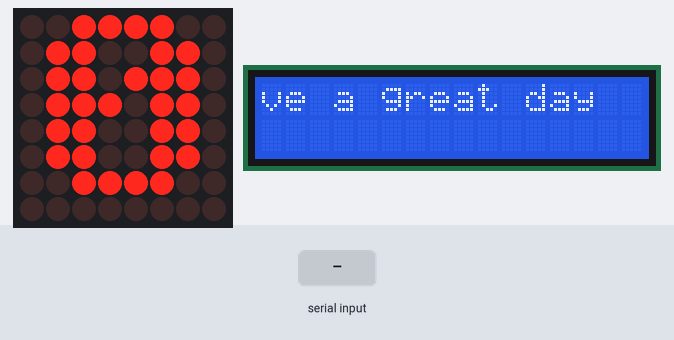
Bench run of a sketch on a simulated Arduino Uno, built with avr-gcc and run on an emulated ATmega328P. Shown: 8×8 LED matrix, 16×2 character LCD. Wiring (inferred from the names in the program): LED matrix (orientation assumed): rows pin 2, pin 7, A3, pin 5, pin 13, A2, pin 12, A0; columns pin 6, pin 11, pin 10, pin 3, A1, pin 4, pin 8, pin 9. The inputs (shaded band) are chosen by the test bench.

Above: at 1.2 s.
1.3 s: "90,45\n" received over Serial
At 2.1 s:
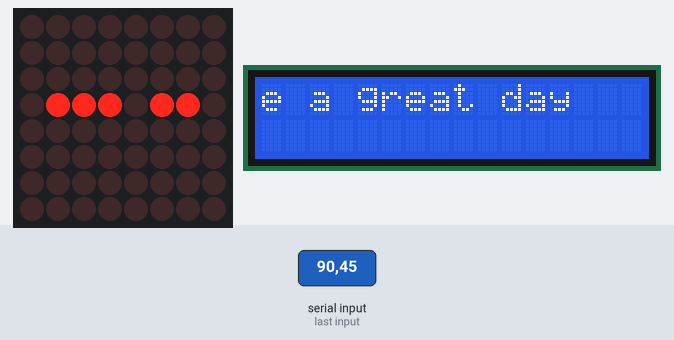
3.8 s: "30,150\n" received over Serial
At 4.4 s:
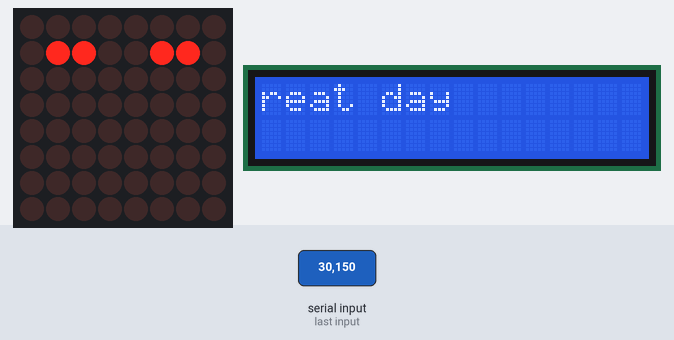
6.3 s: "5\n" received over Serial
At 7.1 s:
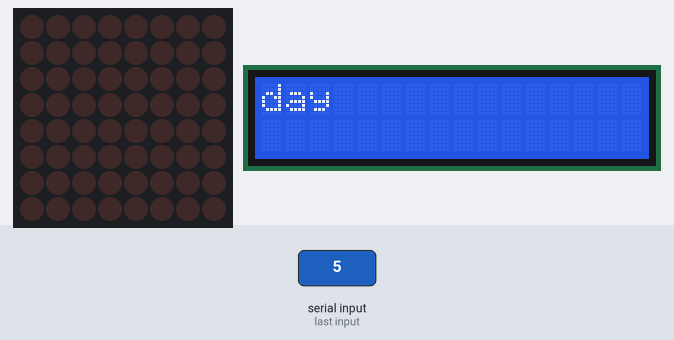
9.1 s: "90\n" received over Serial
At 9.6 s:
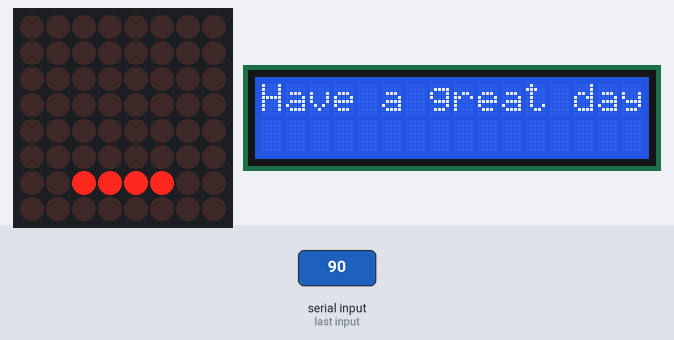
12.1 s: "200\n" received over Serial
At 12.9 s:
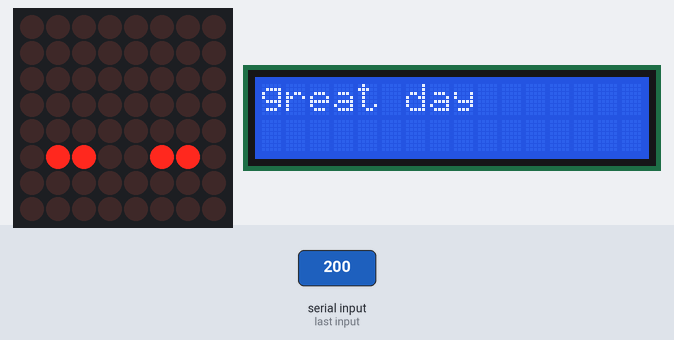
14.6 s: "30,150\n" received over Serial
At 15.0 s:
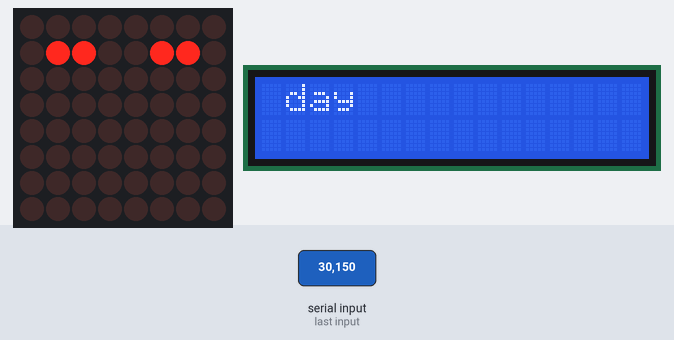

The sketch:

slave.ino
```cpp
#include <Wire.h>
#include <LiquidCrystal_I2C.h>
//#include <DHT.h>

// LCD
LiquidCrystal_I2C lcd(0x27, 16, 2);
String scrollText = "Have a great day   ";
int scrollIndex = 0;
unsigned long lastScroll = 0;

// DHT
//#define DHTPIN 1
//#define DHTTYPE DHT11
//DHT dht(DHTPIN, DHTTYPE);

// 8x8 Dot Matrix
int rows[8] = {2, 7, A3, 5, 13, A2, 12, A0};
int cols[8] = {6, 11, 10, 3, A1, 4, 8, 9};

const byte digitPatterns[10][8] = {
  {0x3C, 0x66, 0x6E, 0x76, 0x66, 0x66, 0x3C, 0x00},
  {0x18, 0x38, 0x18, 0x18, 0x18, 0x18, 0x3C, 0x00},
  {0x3C, 0x66, 0x06, 0x0C, 0x30, 0x60, 0x7E, 0x00},
  {0x3C, 0x66, 0x06, 0x1C, 0x06, 0x66, 0x3C, 0x00},
  {0x0C, 0x1C, 0x3C, 0x6C, 0x7E, 0x0C, 0x0C, 0x00},
  {0x7E, 0x60, 0x7C, 0x06, 0x06, 0x66, 0x3C, 0x00},
  {0x1C, 0x30, 0x60, 0x7C, 0x66, 0x66, 0x3C, 0x00},
  {0x7E, 0x06, 0x0C, 0x18, 0x30, 0x30, 0x30, 0x00},
  {0x3C, 0x66, 0x66, 0x3C, 0x66, 0x66, 0x3C, 0x00},
  {0x3C, 0x66, 0x66, 0x3E, 0x06, 0x0C, 0x38, 0x00}
};

int countdown = 0;
int currentRow = 0;
unsigned long lastUpdate = 0;

void setup() {
  Serial.begin(9600);

  for (int i = 0; i < 8; i++) {
    pinMode(rows[i], OUTPUT);
    pinMode(cols[i], OUTPUT);
    digitalWrite(rows[i], HIGH);
    digitalWrite(cols[i], HIGH);
  }

  //dht.begin();
  lcd.init();
  lcd.backlight();
  lcd.setCursor(0, 0);
  lcd.print("Starting...");
}

void loop() {
  if (Serial.available()) {
    countdown = Serial.parseInt();
    lastUpdate = millis();
  }

  if (countdown > 0 && millis() - lastUpdate >= 1000) {
    countdown--;
    lastUpdate = millis();
  }

  scanMatrix(countdown);
  updateLCD();
}

void scanMatrix(int num) {
  if (num < 0 || num > 9) return;

  for (int r = 0; r < 8; r++) digitalWrite(rows[r], HIGH);

  byte rowBits = digitPatterns[num][currentRow];
  for (int c = 0; c < 8; c++) {
    digitalWrite(cols[c], (rowBits & (1 << (7 - c))) ? LOW : HIGH);
  }

  digitalWrite(rows[currentRow], LOW);
  delayMicroseconds(800);
  currentRow = (currentRow + 1) % 8;
}

void updateLCD() {
  // Scroll line
  if (millis() - lastScroll > 300) {
    lcd.setCursor(0, 0);
    lcd.print(scrollText.substring(scrollIndex, scrollIndex + 16));
    scrollIndex = (scrollIndex + 1) % scrollText.length();
    lastScroll = millis();
  }

  //float t = dht.readTemperature();
  //float h = dht.readHumidity();

  //lcd.setCursor(0, 1);
  //lcd.print("T:");
  //lcd.print(t, 0);
  //lcd.print((char)223);
  //lcd.print("C H:");
  //lcd.print(h, 0);
  //lcd.print("% ");
}
```

Measured:
- after the input at 1.3 s, the display: changes at once (image 1)
- after the input at 3.8 s, the display: changes at once (image 2)
- after the input at 6.3 s, the display: changes after 0.08 s (image 3)
- after the input at 9.1 s, the display: changes at once (image 4)
- after the input at 12.1 s, the display: changes at once (image 5)
- after the input at 14.6 s, the display: changes at once (image 6)
- what the display in image 1 shows lasts 1.0 s, from 1.3 s to 2.3 s
